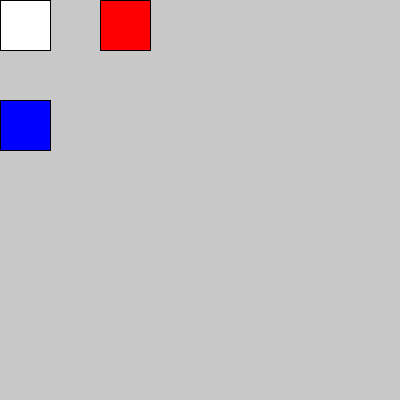
Frame 1 (no input)
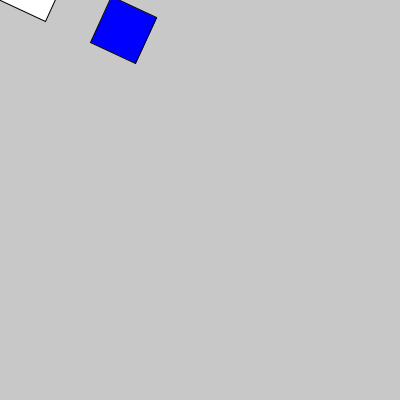
Frame 60 (the mouse pressed at the canvas centre just before this capture)
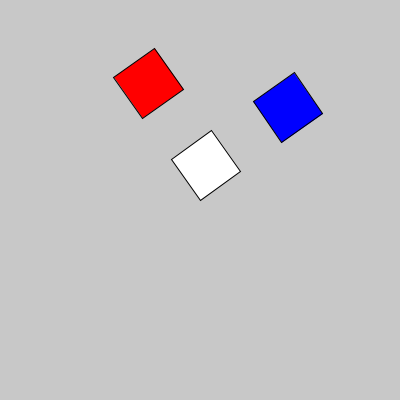
Frame 120 (the mouse held since frame 60 and released just before this capture)

The Processing sketch that drew these frames (run headless with seeded random() and noise(); from frame 60 on, the mouse is pressed at the canvas centre):

// Processing sketch: rotate_translate
// ── rotate_translate.pde
int rotacion = 0;

void setup(){
  size(400, 400);
}

void draw(){
  background(200);
  translate(mouseX, mouseY);
  rotate(radians(rotacion));
  fill(255);
  rect(0,0,50,50);
  fill(255,0,0);
  rect(100,0,50,50);
  fill(0,0,255);
  rect(0,100,50,50);
  rotacion+=5;
}

void mouseMoved(){

}
